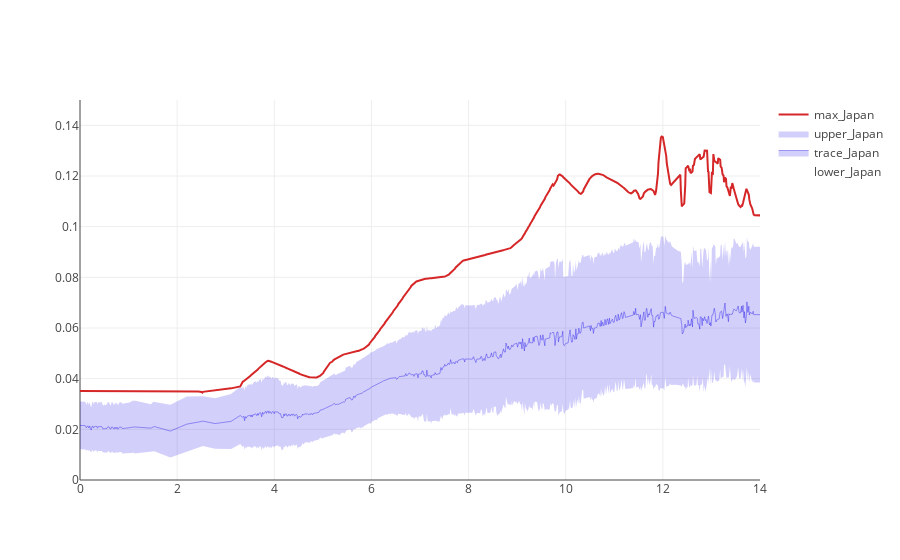

The notebook cell this image was saved under:
### Code cell
source = stats

time = source.sec

data = []
data = trace(data, stats, time, "Japan", color=(31, 19, 231, 0.2))
#data = trace(data, away_stats[0], time, "away", color=(239, 31, 36, 0.2))
layout = go.Layout(xaxis=dict(range=[0, 14]), yaxis=dict(range=[0, 0.15]))
fig = go.Figure(data, layout)
py.iplot(fig, filename="basic-line")

### Figure 1 — Plotly figure (JSON) as saved in the notebook; plotly's stock layout.template omitted (floating-point values rounded to 4 significant figures; data arrays with more than 128 entries replaced by an {"elided": "..."} marker saying what was removed)
{"data": [{"line": {"color": "#424242", "width": 0}, "name": "lower_Japan", "type": "scatter", "uid": "af326eee-a913-11e9-b81e-2cf0ee18fae8", "x": {"elided": "896 float values"}, "y": {"elided": "896 float values"}}, {"fill": "tonexty", "fillcolor": "rgba(31, 19, 231, 0.2)", "line": {"color": "rgb(31, 19, 231)", "width": 0.4}, "name": "trace_Japan", "type": "scatter", "uid": "af34072c-a913-11e9-ab6a-2cf0ee18fae8", "x": {"elided": "896 float values"}, "y": {"elided": "896 float values"}}, {"fill": "tonexty", "fillcolor": "rgba(31, 19, 231, 0.2)", "line": {"color": "#424242", "width": 0}, "name": "upper_Japan", "type": "scatter", "uid": "af34097a-a913-11e9-8729-2cf0ee18fae8", "x": {"elided": "896 float values"}, "y": {"elided": "896 float values"}}, {"name": "max_Japan", "type": "scatter", "uid": "af340be6-a913-11e9-945b-2cf0ee18fae8", "x": {"elided": "896 float values"}, "y": {"elided": "896 float values"}}], "layout": {"xaxis": {"range": [0, 14]}, "yaxis": {"range": [0, 0.15]}}}
